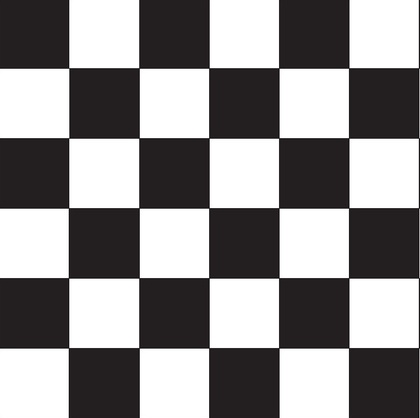
%> input picture HW1/Correct_Solution/Q2/checkerbox_sq.jpg, 420 x 418 px, shrunk from 709 x 705 before the run
$ octave demo.m   (GNU Octave 9; MATLAB toolbox functions it lacks are replaced by stand-ins)
%> lines starting %> are read from the running program, lines starting %| are printed output that depends on the picture
### HW1/Correct_Solution/Q2/radDist.m
function [xd, yd, imOut] = radDist(imIn, k1, k2, gridSize, norm)
    xd=[];
    yd=[];
    [m, n] = size(imIn);
    [x, y]=meshgrid(1:n, 1:m);
    k=1;
    cx = m/2;
    cy = n/2;

    x = x - cx;
    y = y - cy;
    x = x/cx;
    y = y/cy;

    x_orig = x;
    y_orig = y;

    r2 = sqrt(x.^2 + y.^2);
    dr =  1 + k1*r2 + k2*r2.^2;
    x =  x_orig.*dr;
    y =  y_orig.*dr;
    if norm ~= 0
        x = x/max(max(x));
        y = y/max(max(y));
    end
    x = x*cx + cx;
    y = y*cy + cy;

    for i=1:gridSize:m
        for j=1:gridSize:n
            xd(k,1)=x(i,j);
            yd(k,1)=y(i,j);
            k = k + 1;
        end
    end

    imOut = interp2(imIn, x, y, 'cubic');
end

### HW1/Correct_Solution/Q2/radUnDist.m
function [xu, yu, imOut] = radUnDist(imIn, k1, k2, gridSize, nSteps, norm)
    xu=[];
    yu=[];
    [m, n] = size(imIn);
    [x, y]=meshgrid(1:n, 1:m);
    k=1;
    cx = m/2;
    cy = n/2;

    x = x - cx;
    y = y - cy;
    x = x/cx;
    y = y/cy;

    x_orig_u = x;
    y_orig_u = y;

    for i = 1:nSteps
        r2 = sqrt(x.^2 + y.^2);
        dr = 1 + k1*r2 + k2*r2.^2;
        x =  x_orig_u./dr;
        y =  y_orig_u./dr;
    end

    if norm ~= 0
        x = x/max(max(x));
        y = y/max(max(y));
    end

    x = x*cx + cx;
    y = y*cy + cy;

    for i=1:gridSize:m
        for j=1:gridSize:n
            xu(k,1)=x(i,j);
            yu(k,1)=y(i,j);
            k = k + 1;
        end
    end

    imOut = interp2(imIn, x, y, 'cubic');
end

### HW1/Correct_Solution/Q2/demo.m
close all
clc
clear
im = double(rgb2gray(imread('checkerbox_sq.jpg')))./255;
%> im: size 418x420 double; min 0, max 1, mean 0.555
k1 = 1;
k2 = 0.5;
%%
[xd, yd, imD]=radDist(im, k1, k2, 20, 0);
%> in radDist, `imOut = interp2(imIn, x, y, 'cubic');`:
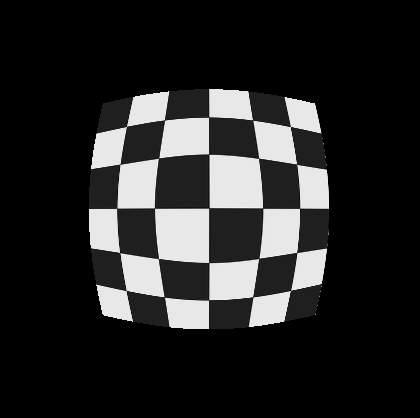
%> imOut: size 418x420 double; 69.94% of the values are NaN or infinite; the others: min -0.0136, max 1.1, mean 0.555; drawn with min black, max white, NaN and infinite black
%> xd = 441 values, max 837.2 at index 21, min -497.8 at index 1, mean 186.4; yd = 441 values, max 832.1 at index 421, min -500.2 at index 1, mean 184.6
figure
scatter(xd,yd)
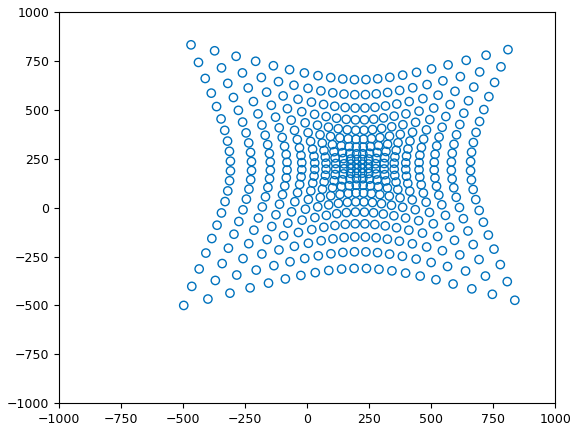
%> figure redrawn from the program's plot data
figure
imshow(imD)

%%
%imD = double(imread('imD2.jpg'))./255;
[xu, yu, imU]=radUnDist(imD, k1, k2, 20 ,111, 0);
%> in radUnDist, `imOut = interp2(imIn, x, y, 'cubic');`:
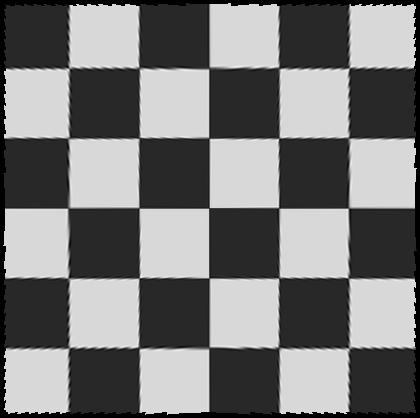
%> imOut: size 418x420 double; 4.67% of the values are NaN or infinite; the others: min -0.0767, max 1.19, mean 0.556; drawn with min black, max white, NaN and infinite black
%> xu = 441 values, max 322.5 at index 231, min 89.3 at index 211, mean 204.6; yu = 441 values, max 323.3 at index 431, min 89.71 at index 11, mean 205.1
figure
scatter(xu,yu)
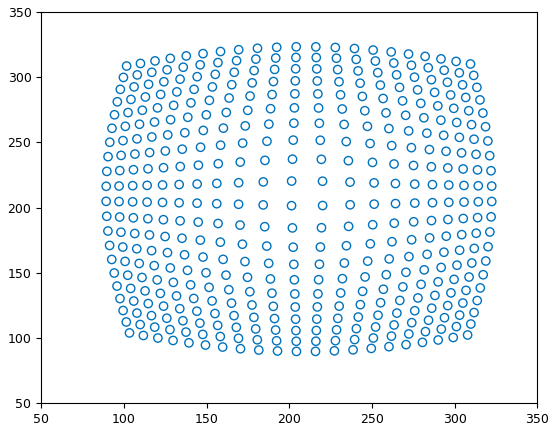
%> figure redrawn from the program's plot data
figure
imshow(imU)
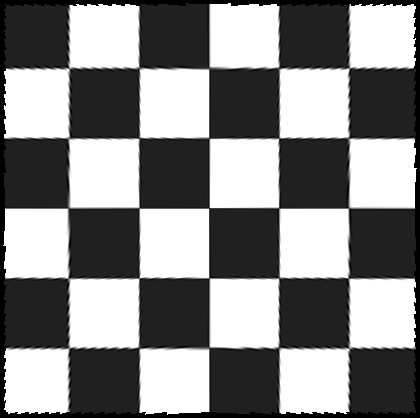
%> displayed picture: size 418x420, on the screen's scale of 0 to 255; min 0, max 255, mean 134.8
